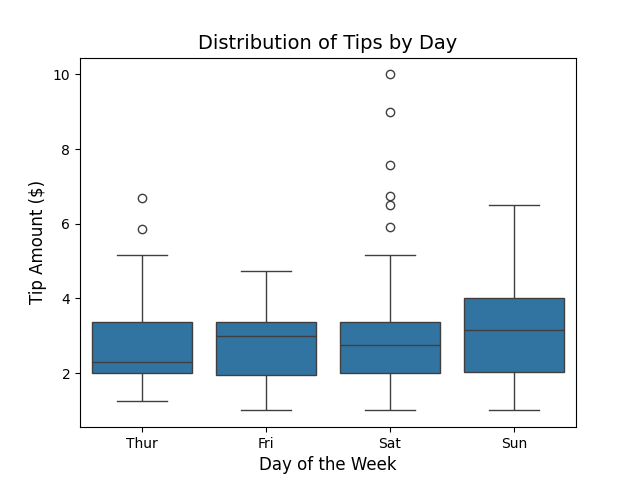

Python code for this plot:
# Load the tips dataset and create a boxplot showing the distribution of tips by day
import seaborn as sns
import matplotlib.pyplot as plt

tips = sns.load_dataset("tips")

sns.boxplot(x="day", y="tip", data=tips)

plt.title("Distribution of Tips by Day", fontsize=14)
plt.xlabel("Day of the Week", fontsize=12)
plt.ylabel("Tip Amount ($)", fontsize=12)
plt.savefig("task.png")